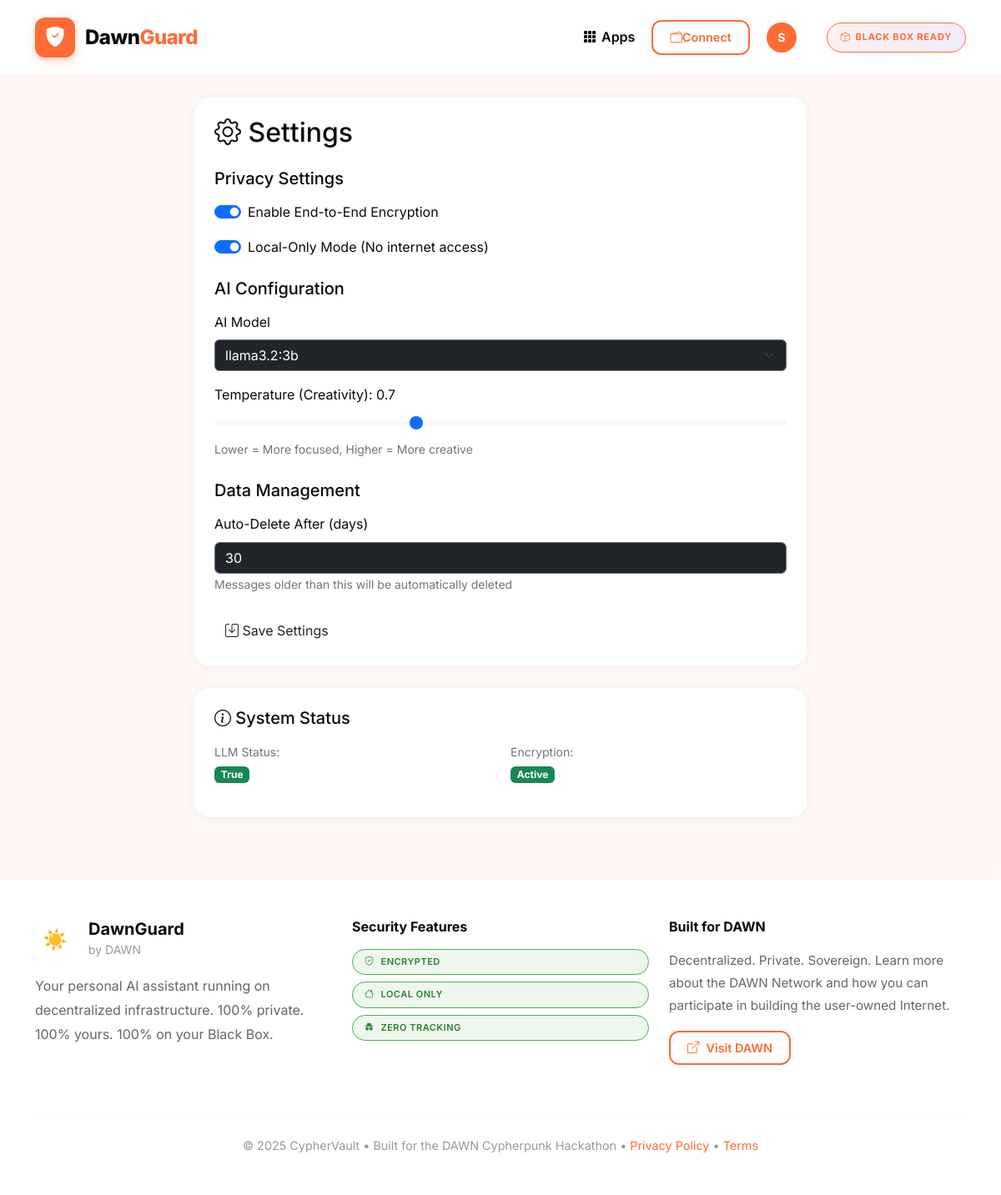
Page /settings/ (signed in) on the committed database.
### core/models.py (models this page shows, shortened)
class UserProfile(models.Model):
    user = models.OneToOneField(User, on_delete=models.CASCADE)
    enable_encryption = models.BooleanField(default=True)
    local_only_mode = models.BooleanField(default=True)
    auto_delete_days = models.IntegerField(default=30)
    ai_model = models.CharField(max_length=50, default="llama3.2:3b")
    max_tokens = models.IntegerField(default=2048)
    temperature = models.FloatField(default=0.7)
    created_at = models.DateTimeField(auto_now_add=True)
    solana_wallet = models.CharField(max_length=100, blank=True, null=True, unique=True)
    wallet_verified = models.BooleanField(default=False)
    wallet_signature = models.TextField(blank=True, null=True)
    zkp_secret_hash = models.CharField(max_length=64, blank=True, null=True)
    zkp_enabled = models.BooleanField(default=False)

### core/views.py (the view, shortened to what this page needs)
# urls.py: path('settings/', views.settings_view, name='settings'),
@login_required
def settings_view(request):
    profile, created = UserProfile.objects.get_or_create(user=request.user)
    context = {
        'profile': profile,
        'available_models': ['llama3.2:3b', 'llama3.2:1b', 'mistral:7b'],
        'llm_status': llm_handler.available
    }
    return render(request, 'settings.html', context)

### templates/settings.html (shortened to what this page needs)
{% extends 'base.html' %}
{% load static %}
{% block content %}
<div class="container py-4">
    <div class="row">
        <div class="col-lg-8 offset-lg-2">
            <div class="cyber-card p-4 mb-4">
                <h2 class="mb-4"><i class="bi bi-gear"></i> Settings</h2>
                <form method="post">
                    <div class="mb-4">
                        <h5 class="mb-3">Privacy Settings</h5>
                        <div class="form-check form-switch mb-3">
                            <input class="form-check-input" type="checkbox" id="enable_encryption"
                                   name="enable_encryption" {% if profile.enable_encryption %}checked{% endif %}>
                            <label class="form-check-label" for="enable_encryption">
                                Enable End-to-End Encryption
                            </label>
                        </div>
                        <div class="form-check form-switch mb-3">
                            <input class="form-check-input" type="checkbox" id="local_only_mode"
                                   name="local_only_mode" {% if profile.local_only_mode %}checked{% endif %}>
                            <label class="form-check-label" for="local_only_mode">
                                Local-Only Mode (No internet access)
                            </label>
                        </div>
                    </div>
                    <div class="mb-4">
                        <h5 class="mb-3">AI Configuration</h5>
                        <div class="mb-3">
                            <label for="ai_model" class="form-label">AI Model</label>
                            <select class="form-select bg-dark text-white border-secondary"
                                    id="ai_model" name="ai_model">
                                {% for model in available_models %}
                                    <option value="{{ model }}" {% if profile.ai_model == model %}selected{% endif %}>
                                        {{ model }}
                                    </option>
                                {% endfor %}
                            </select>
                        </div>
                        <div class="mb-3">
                            <label for="temperature" class="form-label">
                                Temperature (Creativity): {{ profile.temperature }}
                            </label>
                            <input type="range" class="form-range" id="temperature" name="temperature"
                                   min="0" max="2" step="0.1" value="{{ profile.temperature }}">
                            <small class="text-secondary">Lower = More focused, Higher = More creative</small>
                        </div>
                    </div>
                    <div class="mb-4">
                        <h5 class="mb-3">Data Management</h5>
                        <div class="mb-3">
                            <label for="auto_delete_days" class="form-label">Auto-Delete After (days)</label>
                            <input type="number" class="form-control bg-dark text-white border-secondary"
                                   id="auto_delete_days" name="auto_delete_days"
                                   value="{{ profile.auto_delete_days }}" min="1" max="365">
                            <small class="text-secondary">Messages older than this will be automatically deleted</small>
                        </div>
                    </div>
                    <button type="submit" class="btn btn-cyber">
                        <i class="bi bi-save"></i> Save Settings
                    </button>
                </form>
            </div>
            <div class="cyber-card p-4">
                <h5 class="mb-3"><i class="bi bi-info-circle"></i> System Status</h5>
                <div class="row">
                    <div class="col-md-6 mb-3">
                        <small class="text-secondary">LLM Status:</small>
                        <div class="fw-bold">
                            {% if llm_status %}
                                <span class="badge bg-success">{{ llm_status }}</span>
                            {% else %}
                                <span class="badge bg-warning">Offline</span>
                            {% endif %}
                        </div>
                    </div>
                    <div class="col-md-6 mb-3">
                        <small class="text-secondary">Encryption:</small>
                        <div class="fw-bold">
                            <span class="badge bg-success">Active</span>
                        </div>
                    </div>
                </div>
            </div>
        </div>
    </div>
</div>
{% endblock %}

### templates/base.html (shortened to what this page needs)
{% load static %}
<!DOCTYPE html>
<html lang="en">
<head>
    <link href="https://cdn.jsdelivr.net/npm/bootstrap@5.3.0/dist/css/bootstrap.min.css" rel="stylesheet">
    <link rel="stylesheet" href="https://cdn.jsdelivr.net/npm/bootstrap-icons@1.10.0/font/bootstrap-icons.css">
</head>
<body>
    <nav class="navbar navbar-expand-lg navbar-light py-3">
    <div class="container">
        <a class="navbar-brand" href="{% url 'home' %}" style="display: flex; align-items: center; gap: 12px;">
            <div style="display: flex; align-items: center; justify-content: center; width: 48px; height: 48px; background: var(--dawn-orange); border-radius: 12px; box-shadow: 0 4px 12px rgba(255, 107, 53, 0.3);">
                <i class="bi bi-shield-fill-check" style="font-size: 24px; color: white;"></i>
            </div>
            <span style="color: var(--dawn-dark); font-weight: 800; font-size: 1.5rem; letter-spacing: -0.5px;">
                Dawn<span style="color: var(--dawn-orange);">Guard</span>
            </span>
        </a>
        <div class="collapse navbar-collapse" id="navbarNav">
            <ul class="navbar-nav ms-auto align-items-lg-center gap-1">
                {% if user.is_authenticated %}
                <li class="nav-item dropdown">
                    <a class="nav-link dropdown-toggle fw-semibold" href="#" id="navbarDropdown" role="button" data-bs-toggle="dropdown" style="color: var(--dawn-dark);">
                        <i class="bi bi-grid-3x3-gap-fill"></i> Apps
                    </a>
                </li>
                <li class="nav-item">
                    {% with profile=user.userprofile %}
                        {% if profile.solana_wallet %}
                        <span class="badge" style="background: var(--dawn-orange); color: white; padding: 10px 16px; border-radius: 12px; font-family: monospace; font-size: 0.85rem;">
                            <i class="bi bi-wallet2 me-1"></i>{{ profile.solana_wallet|slice:":4" }}...{{ profile.solana_wallet|slice:"-4:" }}
                        </span>
                        {% else %}
                        <button id="connect-wallet" class="btn btn-outline-dawn btn-sm" onclick="connectWalletNav()" style="border-radius: 12px; font-weight: 600;">
                            <i class="bi bi-wallet2"></i> Connect
                        </button>
                        {% endif %}
                    {% endwith %}
                </li>
                <li class="nav-item dropdown">
                    <a class="nav-link dropdown-toggle" href="#" role="button" data-bs-toggle="dropdown" style="color: var(--dawn-dark);">
                        <div style="width: 36px; height: 36px; background: var(--dawn-orange); border-radius: 50%; display: flex; align-items: center; justify-content: center; color: white; font-weight: 700; font-size: 14px;">
                            {{ user.username|slice:":1"|upper }}
                        </div>
                    </a>
                </li>
                {% endif %}
                <li class="nav-item ms-3">
                    <span class="blackbox-badge">
                        <i class="bi bi-box"></i> Black Box Ready
                    </span>
                </li>
            </ul>
        </div>
    </div>
</nav>
    {% block content %}{% endblock %}
    <footer class="mt-5 py-5">
        <div class="container">
            <div class="row">
                <div class="col-lg-4 mb-4">
                    <div class="d-flex align-items-center gap-3 mb-3">
                        <div class="dawn-logo">☀️</div>
                        <div>
                            <h5 class="mb-0 fw-bold" style="color: var(--dawn-dark);">DawnGuard</h5>
                            <small style="color: #999;">by DAWN</small>
                        </div>
                    </div>
                    <p style="color: #666; line-height: 1.8;">
                        Your personal AI assistant running on decentralized infrastructure.
                        100% private. 100% yours. 100% on your Black Box.
                    </p>
                </div>
                <div class="col-lg-4 mb-4">
                    <h6 class="fw-bold mb-3" style="color: var(--dawn-dark);">Security Features</h6>
                    <div class="d-flex flex-column gap-2">
                        <span class="privacy-badge d-inline-flex align-items-center">
                            <i class="bi bi-shield-check me-2"></i> Encrypted
                        </span>
                        <span class="privacy-badge d-inline-flex align-items-center">
                            <i class="bi bi-house me-2"></i> Local Only
                        </span>
                        <span class="privacy-badge d-inline-flex align-items-center">
                            <i class="bi bi-incognito me-2"></i> Zero Tracking
                        </span>
                    </div>
                </div>
                <div class="col-lg-4 mb-4">
                    <h6 class="fw-bold mb-3" style="color: var(--dawn-dark);">Built for DAWN</h6>
                    <p style="color: #666; line-height: 1.8; font-size: 0.95rem;">
                        Decentralized. Private. Sovereign. Learn more about the DAWN Network and how you can participate
                        in building the user-owned Internet.
                    </p>
                    <a href="https://dawninternet.com" class="btn btn-outline-dawn btn-sm" target="_blank">
                        <i class="bi bi-box-arrow-up-right me-2"></i>Visit DAWN
                    </a>
                </div>
            </div>
            <hr style="border-color: rgba(0,0,0,0.05); margin: 40px 0 20px;">
            <div class="text-center">
                <p style="color: #999; font-size: 0.9rem; margin-bottom: 0;">
                    © 2025 CypherVault • Built for the DAWN Cypherpunk Hackathon •
                    <a href="#" style="color: var(--dawn-orange); text-decoration: none;">Privacy Policy</a> •
                    <a href="#" style="color: var(--dawn-orange); text-decoration: none;">Terms</a>
                </p>
            </div>
        </div>
    </footer>
</body>
</html>

### templates/base.html (style rules this page uses)
:root { --dawn-orange: #FF6B35; --dawn-purple: #6B35FF; --dawn-peach: #FFE5DC; --dawn-cream: #FFF8F5; --dawn-dark: #0a0a0a; --dawn-gray: #1a1a1a; --dawn-light: #ffffff; --dawn-blue-light: #E8F4FF; --dawn-blue: #4A90E2; }
* { margin: 0; padding: 0; box-sizing: border-box; }
body { background: var(--dawn-cream); color: var(--dawn-dark); min-height: 100vh; font-family: 'Inter', -apple-system, BlinkMacSystemFont, 'Segoe UI', sans-serif; font-weight: 400; line-height: 1.6; }
body::before { content: ''; position: fixed; bottom: 0; left: 0; width: 100%; height: 300px; background-size: cover; pointer-events: none; z-index: -1; }
.cyber-card { background: var(--dawn-light); border-radius: 20px; padding: 24px; box-shadow: 0 2px 16px rgba(0, 0, 0, 0.04); border: 1px solid rgba(0, 0, 0, 0.05); }
.btn-outline-dawn { border: 2px solid var(--dawn-orange); color: var(--dawn-orange); background: transparent; font-weight: 600; padding: 12px 28px; border-radius: 12px; transition: all 0.3s ease; display: inline-flex; align-items: center; justify-content: center; min-height: 44px; white-space: nowrap; }
.btn-outline-dawn.btn-sm { padding: 8px 20px; font-size: 0.9rem; min-height: 36px; }
.blackbox-badge { background: linear-gradient(135deg, rgba(255, 107, 53, 0.1), rgba(107, 53, 255, 0.1)); border: 1.5px solid var(--dawn-orange); color: var(--dawn-orange); padding: 8px 16px; border-radius: 24px; font-size: 11px; font-weight: 700; text-transform: uppercase; letter-spacing: 0.8px; display: inline-flex; align-items: center; gap: 6px; }
.privacy-badge { background: rgba(76, 175, 80, 0.1); border: 1.5px solid #4CAF50; color: #2E7D32; padding: 6px 14px; border-radius: 20px; font-size: 11px; font-weight: 600; text-transform: uppercase; letter-spacing: 0.5px; }
.navbar { background: rgba(255, 255, 255, 0.98) !important; backdrop-filter: blur(20px); border-bottom: 1px solid rgba(255, 107, 53, 0.1); padding: 12px 0; box-shadow: 0 2px 12px rgba(0, 0, 0, 0.02); position: relative; z-index: 1050; }
.navbar-brand { font-size: 1.3rem; font-weight: 800; display: flex; align-items: center; gap: 8px; color: var(--dawn-dark) !important; }
.nav-link { color: var(--dawn-dark) !important; font-weight: 500; padding: 10px 16px !important; transition: all 0.3s ease; border-radius: 8px; display: inline-flex; align-items: center; gap: 6px; }
.nav-link.dropdown-toggle::after { display: none; }
.dawn-logo { width: 48px; height: 48px; border-radius: 12px; display: flex; align-items: center; justify-content: center; font-size: 24px; }
footer { background: var(--dawn-light); border-top: 1px solid rgba(255, 107, 53, 0.1); margin-top: 80px; }
* { transition: background-color 0.3s ease, border-color 0.3s ease; }

### rows in the picture
UserProfile: enable_encryption "☑", local_only_mode "☑", ai_model "llama3.2:3b", temperature "0.7", auto_delete_days "30"

### other values in the picture
{{ user.username|slice:":1"|upper }} "S"
{{ llm_status }} "True"
